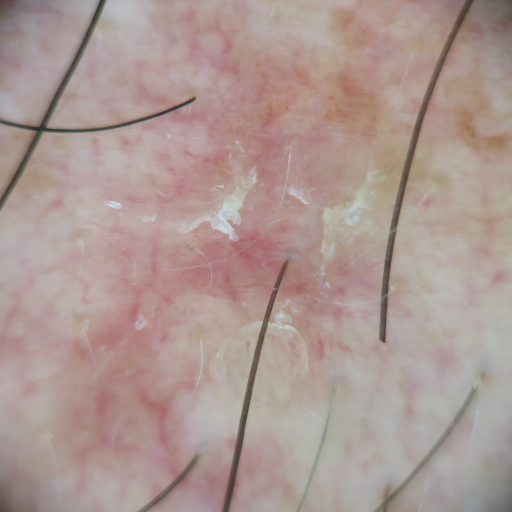
#> input picture program/images/original/train/bcc/bcc00001.jpg, 1024 x 1024 px (shown at 1/2 size)
$ python -i mask_watershed_creator.py   (imports and definitions only)
#> lines starting #> are read from the running program, lines starting #| are printed output that depends on the picture; after the words box and inside, x2 and y2 are one past the last pixel; in counts of white or black regions, pixels touching at a corner belong together
### program/src/functions/functions.py
import numpy as np

import cv2 as cv
import pathlib
import os
from skimage import io, img_as_bool
import matplotlib.pyplot as plt
from matplotlib.widgets import Slider

from sklearn.mixture import GaussianMixture
from scipy.stats import multivariate_normal
from itertools import combinations


import random
import math as math


# ------------ STRING
# [7 lines left out: function str2int_padded, not called in this run]

def get_str_list(from_value, to_value):
    return [str(i) for i in range(from_value, to_value+1)]


# ------------ OS FOLDERS
def get_base_folder():
    return str(pathlib.Path(__file__).parent.resolve()).replace(os.sep, "/")

# [37 lines left out: functions create_folders, verify_folder, verify_file, compute_Lab_chroma_img, not called in this run]

def compute_image_mean_channels(img, channels=[0,1,2], importance=[1,1,1]):
    nb_channels = len(channels)
    img_mean = np.zeros((img.shape[:2]))

    den = 0
    for i in range(nb_channels):
        img_mean += img[:,:,channels[i]].astype(np.float32) * importance[i]
        den += importance[i]

    return (img_mean/den).astype(np.uint8)


# ------------ DATA TYPE CONVERSIONS
# [29 lines left out: functions img_float2unit8, get_color_copy, list2string, not called in this run]

# ------------ INTERPOLATIONS
def linear_interpolation(value, initial, final):
    return initial + (final - initial) * value

# ------------ SCALE IMAGES VALUES
# [25 lines left out: functions scale_image_values, get_resize_dimensions, not called in this run]


def resize(img, scale):
    return cv.resize(img, get_resize_dimensions(img, scale))


def horizontal_resize(img, w=512, force_h=None, interpolation=None):
    if img is None:
        return None
    if w is None:
        return img.copy()

    height, width = img.shape[0], img.shape[1]
    scale_factor = w / width
    new_width = w
    new_height = int(height * scale_factor)
    if force_h is not None:
        new_height += force_h - new_height

    if interpolation is not None:
        resized_image = cv.resize(img, (new_width, new_height), interpolation=interpolation)
    else:
        resized_image = cv.resize(img, (new_width, new_height))
    return resized_image

# ------------ SHOW IMAGES
def imgshow(name, img, scale=1):
    cv.imshow(name, resize(img, scale))

# [178 lines left out: functions imgshow_matplotlib, imgshow_3D, show_stacked_imgs, get_contours, draw_contours, resize_contours and 6 more, not called in this run]


# ------------ MASKS
def draw_mask(img, mask, thickness=-1, mask_color=(0,255,0)):
    contours,_ = cv.findContours(mask, cv.RETR_EXTERNAL, cv.CHAIN_APPROX_SIMPLE)
    return draw_contours(img, contours, thickness=thickness, color=mask_color, contour_id=-1)

# [46 lines left out: functions apply_mask, add_patch, create_circle_mask, create_contours_mask, get_values_in_mask, draw_roi and 1 more, not called in this run]

def get_roi(img, roi):
    return img[roi[1]:roi[3], roi[0]:roi[2]]


# [35 lines left out: functions create_roi_coords, get_contained_circle_in_roi, get_img_centered_circle, get_gradient_img, compute_laplacian_of_gaussian, not called in this run]

def sharp_edges(img):
    kernel = np.array([[-1,-1,-1], [-1,9,-1], [-1,-1,-1]])
    return cv.filter2D(img, -1, kernel)


# ------------ CONTRAST ENHANCEMENT
# [15 lines left out: functions gamma_correction, resize_circle, not called in this run]

def resize_rectangle(rect, sf):
    return (int(rect[0]*sf), int(rect[1]*sf), int(rect[2]*sf), int(rect[3]*sf))

# [5 lines left out: function resize_rectangles, not called in this run]

def draw_circle(img, circle, color=(0,0,255), thickness=-1):
    img_copy = get_color_copy(img)
    return cv.circle(img_copy, circle[0], circle[1], color, thickness)

def draw_point(img, point, radius=2, color=(0,0,255), thickness=-1):
    img_copy = get_color_copy(img)
    return draw_circle(img_copy, (point, radius), color, thickness)

# [10 lines left out: functions draw_points, draw_line, not called in this run]

def draw_hline(img, y_coord, color=(255,255,255), thickness=1):
    return draw_line(img, (0, y_coord, img.shape[1], y_coord), color=color, thickness=thickness)

def draw_vline(img, x_coord, color=(255,255,255), thickness=1):
    return draw_line(img, (x_coord, 0, img.shape[0], x_coord), color=color, thickness=thickness)

# [323 lines left out: functions get_contained_circle, get_circle_points, create_trackbars, get_trackbars_values, calculate_dice, sort_list and 18 more, not called in this run]

### program/src/skin_functions/mask/mask_watershed_creator.py
import sys
import os

# add functions code
ruta_del_paquete = os.path.abspath(os.path.join(os.path.dirname(__file__), '..', '..'))
sys.path.append(ruta_del_paquete)

import cv2 as cv
import numpy as np
import functions.functions as fc


def get_lession_and_skin_mask(img_mean_b_r, kernel_l_size=9, kernel_s_size=51):
    # obtain lession and skin masks
    _, mask_lesion = cv.threshold(img_mean_b_r, 0, 255, cv.THRESH_BINARY_INV + cv.THRESH_OTSU)
    mask_skin = cv.bitwise_not(mask_lesion)

    kernel_l = np.ones((kernel_l_size, kernel_l_size), np.uint8)
    mask_lesion = cv.erode(mask_lesion, kernel_l, iterations=1)

    kernel_s = np.ones((kernel_s_size, kernel_s_size), np.uint8)
    mask_skin = cv.erode(mask_skin, kernel_s, iterations=1)
    return mask_lesion, mask_skin


def get_markers(img_mean_b_r, kernel_l_size=9, kernel_s_size=51):
    mask_lesion, mask_skin = get_lession_and_skin_mask(img_mean_b_r, kernel_l_size, kernel_s_size)

    # create markers
    markers = np.zeros(img_mean_b_r.shape[:2], dtype=np.int32)
    markers[mask_lesion > 0] = 1
    markers[mask_skin > 0] = 2

    return markers


def get_mask(img, kernel_l_size=9, kernel_s_size=51, show=False, img_nb=0, img_label=None, resize_w=512):
    # reduce the resolution to be faster
    img_resized = fc.horizontal_resize(img, resize_w)

    # obtaine intensity image
    img_mean_b_r = fc.compute_image_mean_channels(img_resized, channels=[0,2], importance=[1,1])
    markers = get_markers(img_mean_b_r, kernel_l_size, kernel_s_size)

    # apply watershed
    img_water_shed = np.zeros_like(img_resized)
    img_water_shed[:,:,0] = img_mean_b_r
    img_water_shed[:,:,1] = img_mean_b_r
    img_water_shed[:,:,2] = img_mean_b_r
    cv.watershed(img_water_shed, markers)

    # create mask
    mask = np.zeros(img_resized.shape[:2], dtype=np.uint8)
    mask[markers==1] = 255

    # resize mask back to original dimension
    mask = fc.horizontal_resize(mask, img.shape[1], force_h=img.shape[0], interpolation=cv.INTER_NEAREST)

    return mask

>>> import cv2
>>> picture = cv2.imread('../../../images/original/train/bcc/bcc00001.jpg')
#> picture is the input picture: shape (1024, 1024, 3); mean B, G, R 146.7, 151.7, 171.7
>>> result = get_mask(picture)
#> the loop in compute_image_mean_channels, `for i in range(nb_channels):` made 2 passes
#> pass 2, in compute_image_mean_channels, `img_mean += img[:,:,channels[i]].astype(np.float32) * importance[i]`:
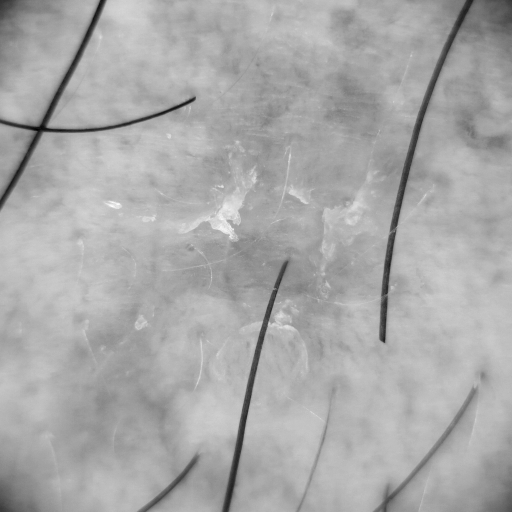
#> img_mean: shape (512, 512) float64; min 74, max 442, mean 318.7; drawn with min black and max white
#> after the loop in compute_image_mean_channels, `for i in range(nb_channels):`: den = 2
#> in get_lession_and_skin_mask, `_, mask_lesion = cv.threshold(img_mean_b_r, 0, 255, cv.THRESH_BINARY_I..`:
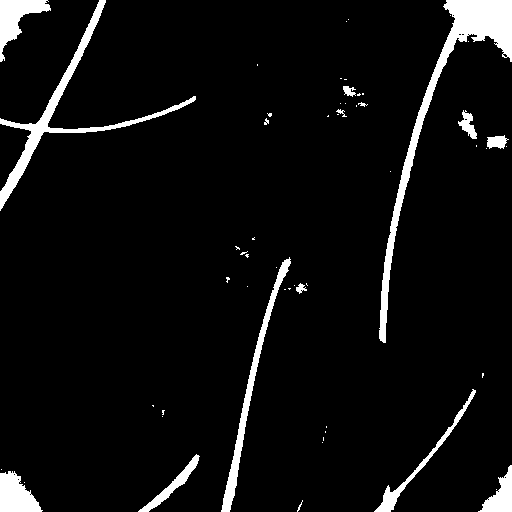
#> mask_lesion: shape (512, 512); 5.8% white; 57 white regions (42 under 20 px), largest, box (x1, y1, x2, y2) and area: (379, 0, 512, 343) 4965, (0, 0, 196, 211) 2900, (221, 257, 291, 512) 1795
#> in get_lession_and_skin_mask, `mask_lesion = cv.erode(mask_lesion, kernel_l, iterations=1)`: mask_lesion: shape (512, 512); 1.6% white; 13 white regions (6 under 20 px), largest, box (x1, y1, x2, y2) and area: (451, 0, 512, 53) 1932, (0, 477, 37, 512) 817, (0, 0, 41, 42) 789
#> in get_lession_and_skin_mask, `mask_skin = cv.erode(mask_skin, kernel_s, iterations=1)`:
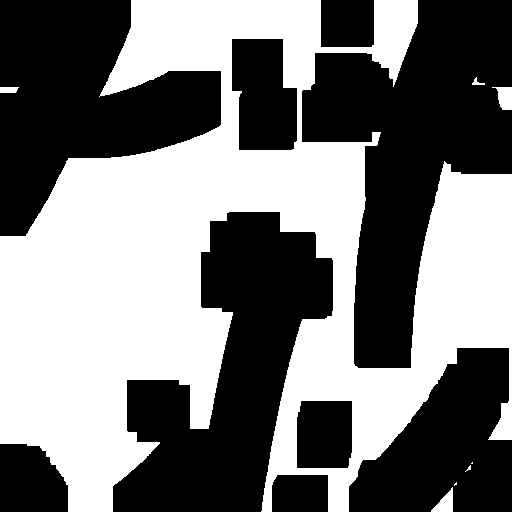
#> mask_skin: shape (512, 512); 47.4% white; 8 white regions (3 under 20 px), largest, box (x1, y1, x2, y2) and area: (0, 0, 512, 512) 123378, (492, 87, 512, 110) 311, (431, 487, 453, 512) 290, (0, 87, 19, 93) 105, (472, 77, 485, 85) 44
#> in get_mask, `markers = get_markers(img_mean_b_r, kernel_l_size, kernel_s_size)`:
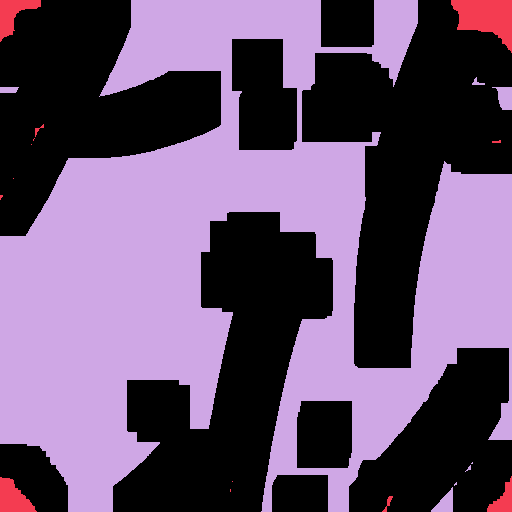
#> markers: shape (512, 512) int32; 3 distinct labels, from 0 to 2; one colour per label, 0 black
#> in get_mask, `img_water_shed[:,:,0] = img_mean_b_r`:
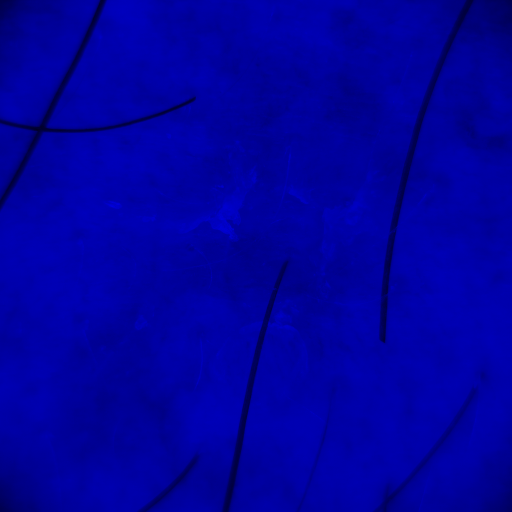
#> img_water_shed: shape (512, 512, 3); mean of channels 0, 1, 2 159.1, 0, 0; drawn as B, G, R
#> in get_mask, `img_water_shed[:,:,1] = img_mean_b_r`:
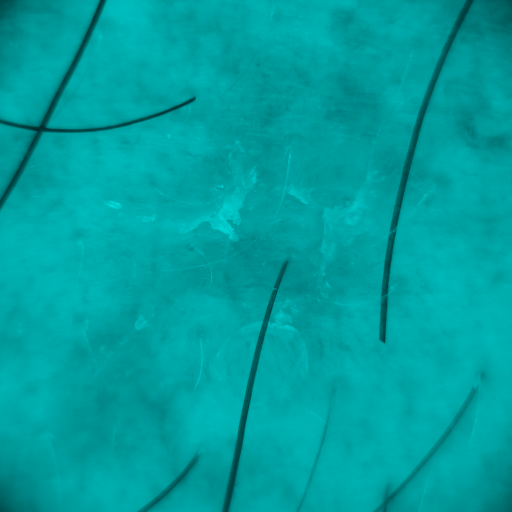
#> img_water_shed: shape (512, 512, 3); mean of channels 0, 1, 2 159.1, 159.1, 0; drawn as B, G, R
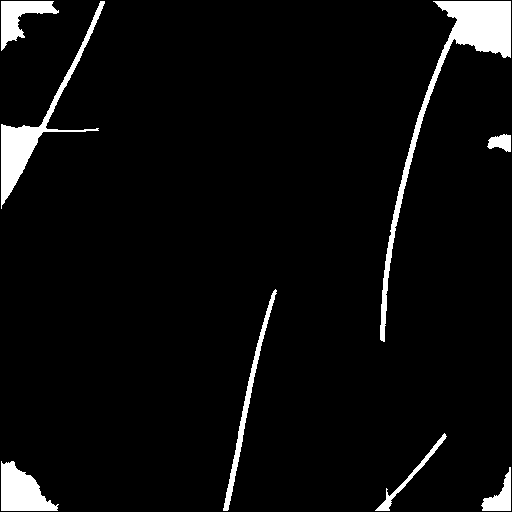
#> result: shape (1024, 1024) (shown at 1/2 size); 4.9% white; 8 white regions, largest, box (x1, y1, x2, y2) and area: (760, 2, 1022, 684) 18664, (2, 2, 210, 418) 10932, (2, 922, 118, 1022) 7080

$ run again, on program/images/original/train/bcc/bcc00007.jpg
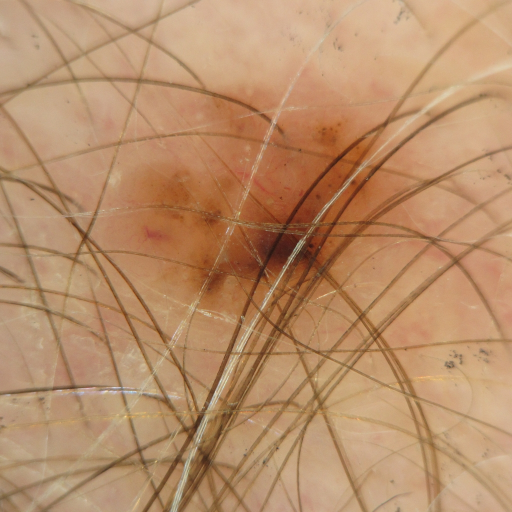
#> input picture program/images/original/train/bcc/bcc00007.jpg, 1024 x 1024 px (shown at 1/2 size)
#> picture is the input picture: shape (1024, 1024, 3); mean B, G, R 104.9, 141.6, 184
#> after the loop in compute_image_mean_channels, `for i in range(nb_channels):`: den = 2
#> in get_lession_and_skin_mask, `_, mask_lesion = cv.threshold(img_mean_b_r, 0, 255, cv.THRESH_BINARY_I..`:
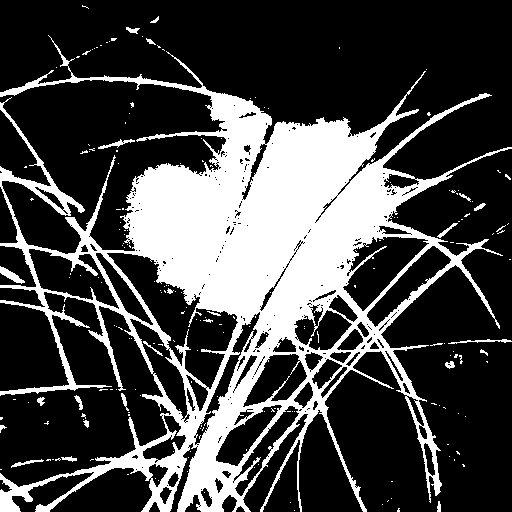
#> mask_lesion: shape (512, 512); 27.6% white; 203 white regions (179 under 20 px), largest, box (x1, y1, x2, y2) and area: (0, 35, 512, 512) 70630, (0, 266, 25, 284) 173, (448, 339, 512, 344) 123
#> markers: shape (512, 512) int32; 3 distinct labels, from 0 to 2
#> `result = get_mask(picture)`:
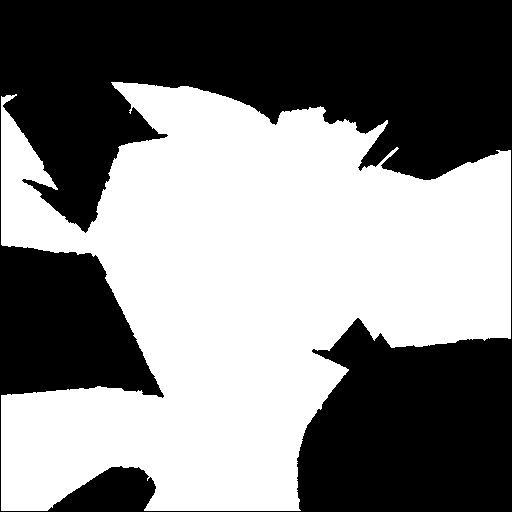
#> result: shape (1024, 1024) (shown at 1/2 size); 51.3% white; 1 black region, box (x1, y1, x2, y2) and area: (0, 0, 1024, 1024) 510876
